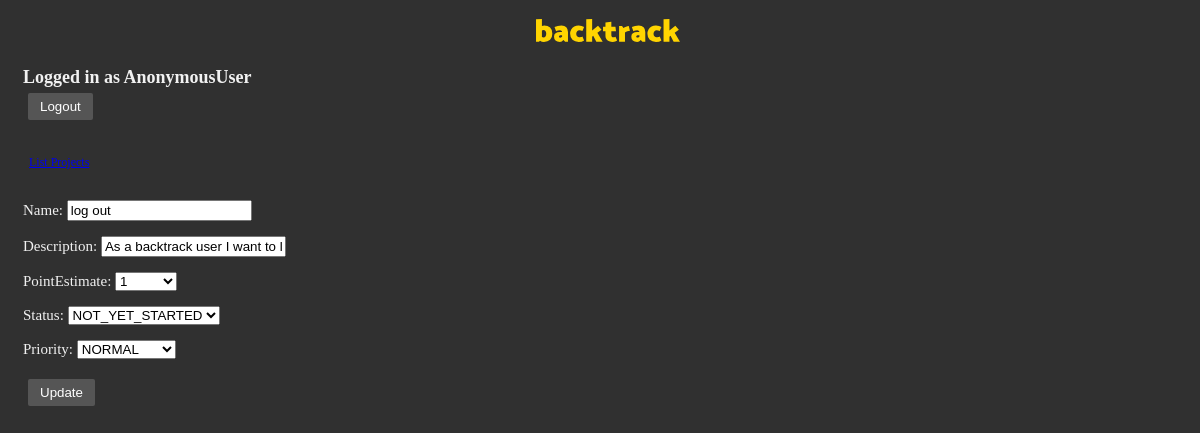
The app's page /backtrack/projects/product-backlog/pbi/11, older data.
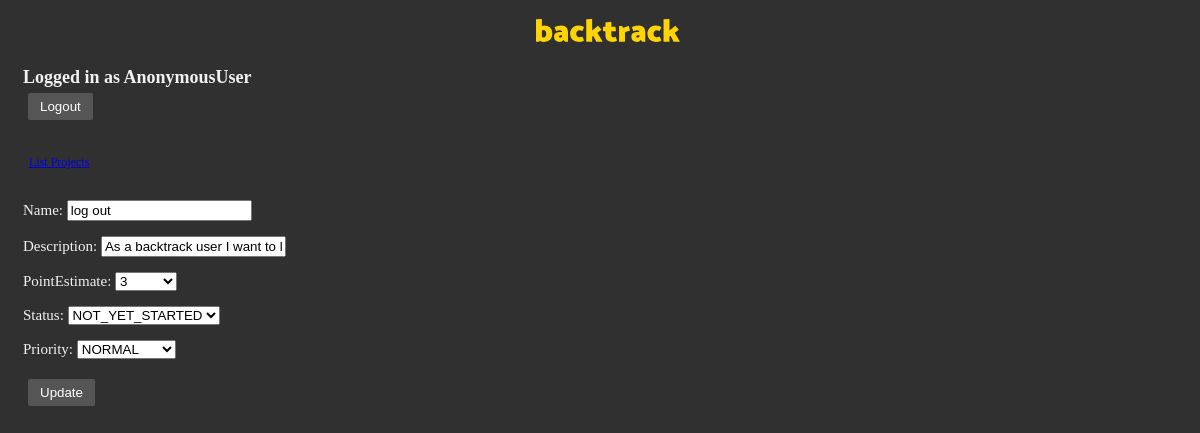
The same page, newer data.
### backtrack/models.py (models this page shows, shortened)
class ProductBacklogItem(models.Model):
    name = models.CharField(max_length=200)
    description = models.CharField(max_length=500)
    pointEstimate = models.IntegerField(choices=[(x,str(x)) for x in {1,2,3,5,8,13,20,40}])
    productBacklogID = models.ForeignKey(ProductBacklog, on_delete=models.CASCADE)
    sprintBacklogID = models.ForeignKey(SprintBacklog, on_delete=models.CASCADE, blank=True, null=True)
    status = models.CharField(max_length=50, default=PBIStatus.NOT_YET_STARTED.value, choices=PBIStatus.choices())
    priority = models.IntegerField(blank=True, null=False, default=PBIPriority.NORMAL.value, choices=PBIPriority.choices())

### backtrack/views.py (the view, shortened to what this page needs)
# urls.py: path('projects/product-backlog/pbi/<int:pk>', views.EditPBI.as_view(), name='editPBI'),
class EditPBI(UpdateView):
    template_name = "pbi.html"
    model = ProductBacklogItem
    slug_field = "pbi"
    fields = ['name', 'description', 'pointEstimate', 'status', 'priority']

### templates/pbi.html (shortened to what this page needs)
{% load static %}
<!DOCTYPE html>
<html>
    <head>
        <link rel="stylesheet" href="{% static 'css/template.css' %}">
        <div class="page-header">
            <h1 style="text-align: center;"><img width="144" src="{% static 'backtrack.svg' %}" alt="Backtrack"/>
            </h1>
            <h2>Logged in as {{ user }}
                    <form action="/">
                        <button type="submit">Logout</button>
                    </form>
            </h2>
        </div>
        <nav class="navbar navbar-default">
            <div class="dropdown-menu" aria-labelledby="NavigationBar">
                <a class="dropdown-item" href="/backtrack/projects">List Projects</a>
            </div>
        </nav>
    </head>
    <body>
        <form method="post">{% csrf_token %}
            {{ form.as_p }}
            <button type="submit"
                    value="update"
                    class="btn btn-default">
                Update
            </button>
        </form>
    </body>
</html>

Row changes from the older to the newer data that the page shows:
changed ProductBacklogItem "log out": pointEstimate "1" → "3"
